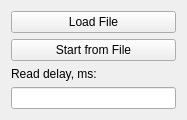
<?xml version="1.0" encoding="UTF-8"?>
<ui version="4.0">
 <class>Form_RF</class>
 <widget class="QWidget" name="Form_RF">
  <property name="geometry">
   <rect>
    <x>0</x>
    <y>0</y>
    <width>187</width>
    <height>118</height>
   </rect>
  </property>
  <property name="windowTitle">
   <string>Form</string>
  </property>
  <layout class="QGridLayout" name="gridLayout">
   <item row="0" column="0">
    <widget class="QPushButton" name="pushButton_2">
     <property name="text">
      <string>Load File</string>
     </property>
    </widget>
   </item>
   <item row="1" column="0">
    <widget class="QPushButton" name="pushButton">
     <property name="text">
      <string>Start from File</string>
     </property>
    </widget>
   </item>
   <item row="2" column="0">
    <widget class="QLabel" name="label">
     <property name="text">
      <string>Read delay, ms:</string>
     </property>
    </widget>
   </item>
   <item row="3" column="0">
    <widget class="QLineEdit" name="lineEdit">
     <property name="alignment">
      <set>Qt::AlignRight|Qt::AlignTrailing|Qt::AlignVCenter</set>
     </property>
    </widget>
   </item>
  </layout>
 </widget>
 <resources/>
 <connections>
  <connection>
   <sender>pushButton</sender>
   <signal>clicked()</signal>
   <receiver>Form_RF</receiver>
   <slot>addReadAction()</slot>
   <hints>
    <hint type="sourcelabel">
     <x>98</x>
     <y>48</y>
    </hint>
    <hint type="destinationlabel">
     <x>107</x>
     <y>70</y>
    </hint>
   </hints>
  </connection>
  <connection>
   <sender>pushButton_2</sender>
   <signal>clicked()</signal>
   <receiver>Form_RF</receiver>
   <slot>addLoadAction()</slot>
   <hints>
    <hint type="sourcelabel">
     <x>98</x>
     <y>24</y>
    </hint>
    <hint type="destinationlabel">
     <x>107</x>
     <y>29</y>
    </hint>
   </hints>
  </connection>
  <connection>
   <sender>lineEdit</sender>
   <signal>textEdited(QString)</signal>
   <receiver>Form_RF</receiver>
   <slot>addReadDelay(QString)</slot>
   <hints>
    <hint type="sourcelabel">
     <x>98</x>
     <y>105</y>
    </hint>
    <hint type="destinationlabel">
     <x>107</x>
     <y>114</y>
    </hint>
   </hints>
  </connection>
 </connections>
 <slots>
  <slot>addReadAction()</slot>
  <slot>addLoadAction()</slot>
  <slot>addReadDelay(QString)</slot>
 </slots>
</ui>
